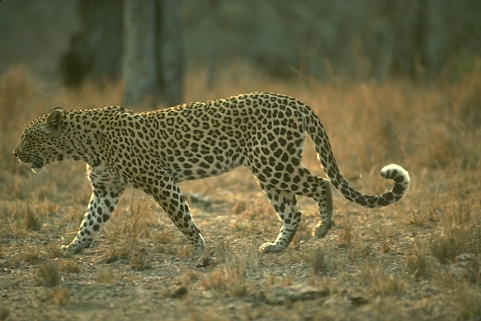
%> input picture lab6/leopard.jpg, 481 x 321 px, given in place of lake.jpg, which was not available
$ octave Otsu.m   (GNU Octave 9; MATLAB toolbox functions it lacks are replaced by stand-ins)
%> lines starting %> are read from the running program, lines starting %| are printed output that depends on the picture; in (x1, y1, x2, y2) boxes, pixels count from 0 and x2, y2 are one past the last pixel; in counts of white or black regions, pixels touching at a corner belong together; the program's own positions count from 1; pictures that were not available may be replaced by others from this repository, and a replacement may not be noted
### lab6/findThresh.m
function final_img = findThresh(img,iter)
%iput as image and number of iterations
L = 256;
picSize = size(img);
%N = picSize(1)*picSize(2);
map = ones(picSize(1),picSize(2)); %the map use to record each iterations result

for count = 1:1:iter

        N = nnz(map); %update the number of pixels involved in each iteration!!!!
        pi = zeros(1,L);%each col represent a value, from 0 to 255
        for i = 1:1:picSize(1) %row
            for j = 1:1:picSize(2) %col
                if (map(i,j) == 1) %accept for calculate
                  pi(1,img(i,j) + 1) = pi(1,img(i,j) + 1) + 1;
                end
            end
        end

        pi = pi/N; %probability distribution of each pixel

        w0 = zeros(1,L); %occurance of two classes, with different threshold k
        w1 = zeros(1,L);
        for k = 1:1:L %threshold
            w0(1,k) = sum(pi(1,1:k));
            w1(1,k) = 1 - w0(1,k);
        end

        u0 = zeros(1,L);%calcute the mean matrix with different threshold for each class
        u1 = zeros(1,L);
        uT = 0;
        for k = 1:1:L
            uT = uT + k * pi(1,k); %compute the total mean level
        end

        for k = 1:1:L
            uk = 0;
            for temp = 1:1:k
                uk = uk + temp * pi(1,temp);
            end

                u0(1,k) = uk/w0(1,k);
            %end
            u1(1,k) = (uT - uk)/w1(1,k);
        end

        %compute the between class varience with respect to the threshold k
        VarBetween = w0 .* w1 .*(u1 - u0).^2;
        threshold = find(VarBetween == max(VarBetween));
        result = zeros(picSize(1),picSize(2));
        for i = 1:1:picSize(1)
             for j = 1:1:picSize(2)
                if (map(i,j) == 1 && img(i,j) > threshold(1));%notice that threshold could be multiple values, pick the 1st one, which is the smallest
                    result(i,j) = img(i,j);
                else
                    map(i,j) = 0;%disable it for attending the next round of calculation
                end
             end
        end
end
    final_img = result;
end

### lab6/TextSeg.m
function result = TextSeg(img)
N = [3,5,7]; %three different window sizes
img_gray = rgb2gray(img);
picSize = size(img_gray);

for count  = 1:1:max(size(N))
    temp_result = zeros(picSize(1),picSize(2));
    win_half = (N(count) - 1)/2;
    for i = 1 + win_half:picSize(1)-win_half
        for j = 1 + win_half:picSize(2)-win_half
            zone = img_gray(i - win_half:i + win_half, j - win_half:j + win_half);
            u = mean(mean(zone));
            temp_result(i,j) = sum(sum(zone - u)).^2 / numel(zone);
        end
    end
    result(:,:,count) = temp_result;
    result(:,:,count) = round(result(:,:,count)*255/max(max(result(:,:,count))));%map it to the range of 255

end

end

### lab6/Otsu.m
clc;
clear;
%%%%%%%%%%%%%%%%%%%%%%%%%%%%%%%%%%%%%%%%%%%%%%%%%%%%%%%%%%%%%%%%%%%%%%%%%%%%%%%%%%
%  Image segmentation for image 1 -- the lake image
%
%%%%%%%%%%%%%%%%%%%%%%%%%%%%%%%%%%%%%%%%%%%%%%%%%%%%%%%%%%%%%%%%%%%%%%%%%%%%%%%%%%

img1 = imread('E:\2016Fall\661\HW6\lake.jpg');
%> img1 is the input picture: size 321x481x3 uint8; mean R, G, B 108.7, 103.6, 68.5
img1red = img1(:,:,1);
img1green = img1(:,:,2);
img1blue = img1(:,:,3);
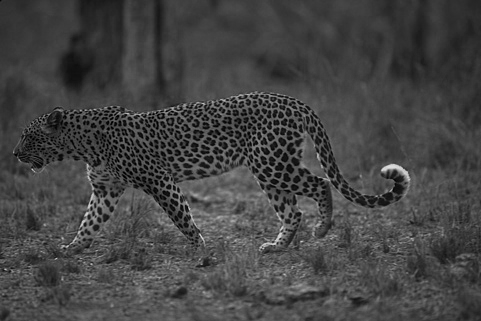
%> img1blue: size 321x481 uint8; min 0, max 221, mean 68.5
input1red = double(img1red);
input1green = double(img1green);
input1blue = double(img1blue);

%Define size of image 1
pic1size = size(img1);
%> pic1size = [321 481 3]
N1 = pic1size(1)*pic1size(2);
%> N1 = 154401

%%%%%%%%%%%%%%%%%%%%%%%%%%%%%%%%%%%%%%%%%%%%%%%%%%%%
%image 1 RGB based result
%%%%%%%%%%%%%%%%%%%%%%%%%%%%%%%%%%%%%%%%%%%%%%%%%%%%%%%%
seg1_red =  findThresh(input1red,1);
%> the loop in findThresh, `for count = 1:1:iter` made 1 pass
%> threshold on pass 1: 108
%> after the loop in findThresh, `for count = 1:1:iter`:
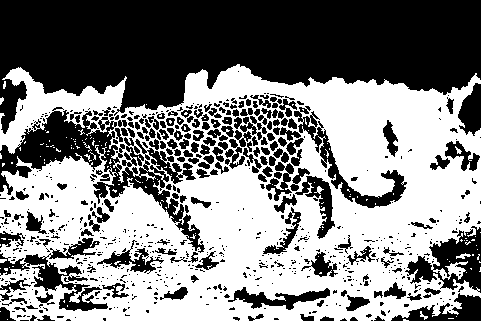
%> map: size 321x481 double; values 0 (black) and 1 (white), 51.6% white; 715 black regions (522 under 20 px), largest, box (x1, y1, x2, y2) and area: (0, 0, 481, 134) 41881, (0, 107, 205, 253) 6581, (405, 226, 481, 293) 2313
%> after the loop in findThresh, `for count = 1:1:iter`:
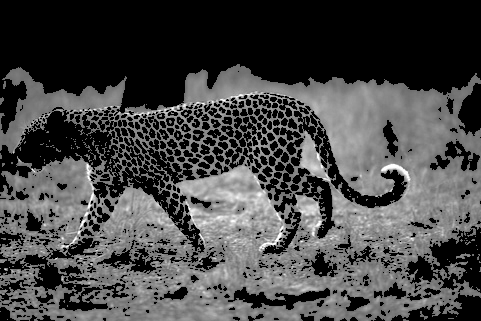
%> result: size 321x481 double; min 0, max 255, mean 71
%> after the loop in findThresh, `for count = 1:1:iter`: pi = 256 values, max 0.0126 at index 75, min 0 at index 1, mean 0.00391; u1 = 256 values, max 256 at index 255, min 0 at index 256, mean 165.5; w0 = 256 values from 0 to 1; w1 = 256 values, max 1 at index 1, min -1.55e-15 at index 256, mean 0.425
seg1_green = findThresh(input1green,1);
%> call 2 of findThresh, with iter = 1
%> the loop in findThresh (call 2), `for count = 1:1:iter` made 1 pass
%> threshold on pass 1: 105
%> after the loop in findThresh (call 2), `for count = 1:1:iter`: map: size 321x481 double; values 0 (black) and 1 (white), 47.4% white; 206 white regions (193 under 20 px), largest, box (x1, y1, x2, y2) and area: (0, 63, 481, 321) 71497, (458, 129, 481, 167) 301, (445, 261, 468, 279) 168
%> after the loop in findThresh (call 2), `for count = 1:1:iter`:
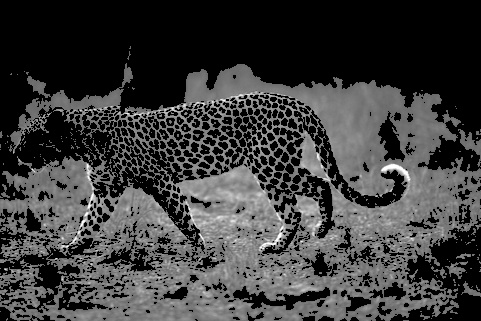
%> result: size 321x481 double; min 0, max 255, mean 60.6
%> after the loop in findThresh (call 2), `for count = 1:1:iter`: pi = 256 values, max 0.0144 at index 81, min 0 at index 1, mean 0.00391; u1 = 256 values, max 256 at index 255, min 0 at index 256, mean 162.7; w1 = 256 values, max 1 at index 1, min -1.55e-15 at index 256, mean 0.405
seg1_blue = findThresh(input1blue,1);
%> call 3 of findThresh, with iter = 1
%> the loop in findThresh (call 3), `for count = 1:1:iter` made 1 pass
%> threshold on pass 1: 72
%> after the loop in findThresh (call 3), `for count = 1:1:iter`:
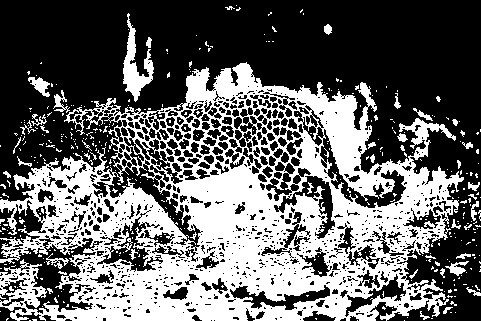
%> map: size 321x481 double; values 0 (black) and 1 (white), 39.9% white; 419 white regions (380 under 20 px), largest, box (x1, y1, x2, y2) and area: (0, 62, 464, 321) 57166, (123, 13, 154, 102) 1033, (28, 77, 50, 97) 218
%> after the loop in findThresh (call 3), `for count = 1:1:iter`:
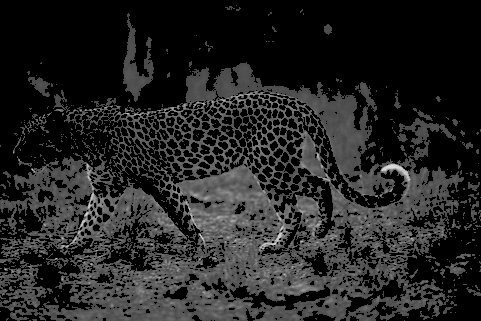
%> result: size 321x481 double; min 0, max 221, mean 36.1
%> after the loop in findThresh (call 3), `for count = 1:1:iter`: pi = 256 values, max 0.0217 at index 63, min 0 at index 223, mean 0.00391; u0 = 256 values from 1 to 69.54; u1 = 256 values, max 222 at index 221, min 0 at index 222, mean 116.9; w0 = 256 values from 0.000894 to 1; w1 = 256 values, max 0.999 at index 1, min -2e-15 at index 222, mean 0.268
% [11 lines of commented-out code are left out]
img1_RGB = zeros(pic1size(1),pic1size(2));
for i = 1:1:pic1size(1)
    for j = 1:1:pic1size(2)
        if (~seg1_red(i,j) > 0 && ~seg1_green(i,j) > 0 && seg1_blue(i,j) > 0)
            img1_RGB(i,j) = 1;
        end
    end
end
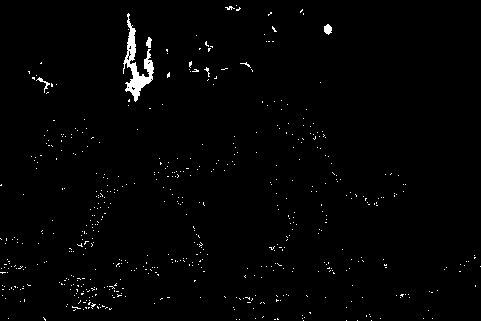
%> img1_RGB: size 321x481 double; values 0 (black) and 1 (white), 1.4% white; 567 white regions (561 under 20 px), largest, box (x1, y1, x2, y2) and area: (123, 13, 154, 102) 885, (324, 24, 332, 35) 64, (36, 77, 50, 93) 48, (146, 37, 152, 48) 44, (225, 6, 235, 10) 20, (204, 67, 210, 77) 20
% figure(4)
% imshow(img1_RGB);
% title('Final result over RGB channel for image1');

%%%%%%%%%%%%%%%%%%%%%%%%%%%%%%%%%%%%%%%%%%%%%%%%%%%%%%%
%image 1 texture based result
%%%%%%%%%%%%%%%%%%%%%%%%%%%%%%%%%%%%%%%%%%%%%%%%%
% [27 lines of commented-out code are left out]
%%%%%%%%%%%%%%%%%%%%%%%%%%%%%%%%%%%%%%%%%%%%%%%%%%%%%%%%%
%Image 1 ends here
%%%%%%%%%%%%%%%%%%%%%%%%%%%%%%%%%%%%%%%%%%%%%%%%%%%%%%%%%%


%%%%%%%%%%%%%%%%%%%%%%%%%%%%%%%%%%%%%%%%%%%%%%%%%%%%%%%%%%%%%%%%%%%%%%
%Image segmentation for image 2 starts here -- leopard image
%
%%%%%%%%%%%%%%%%%%%%%%%%%%%%%%%%%%%%%%%%%%%%%%%%%%%%%%%%%%%%%%%%%%%%%%
img2 =  imread('E:\2016Fall\661\HW6\leopard.jpg');
pic2size = size(img2);
%> pic2size = [321 481 3]
texture = TextSeg(img2);%texture(:,:,1) is N = 3.texture(:,:,2) is N = 5, texture(:,:,3) is N =7
%> (the run ends here)
